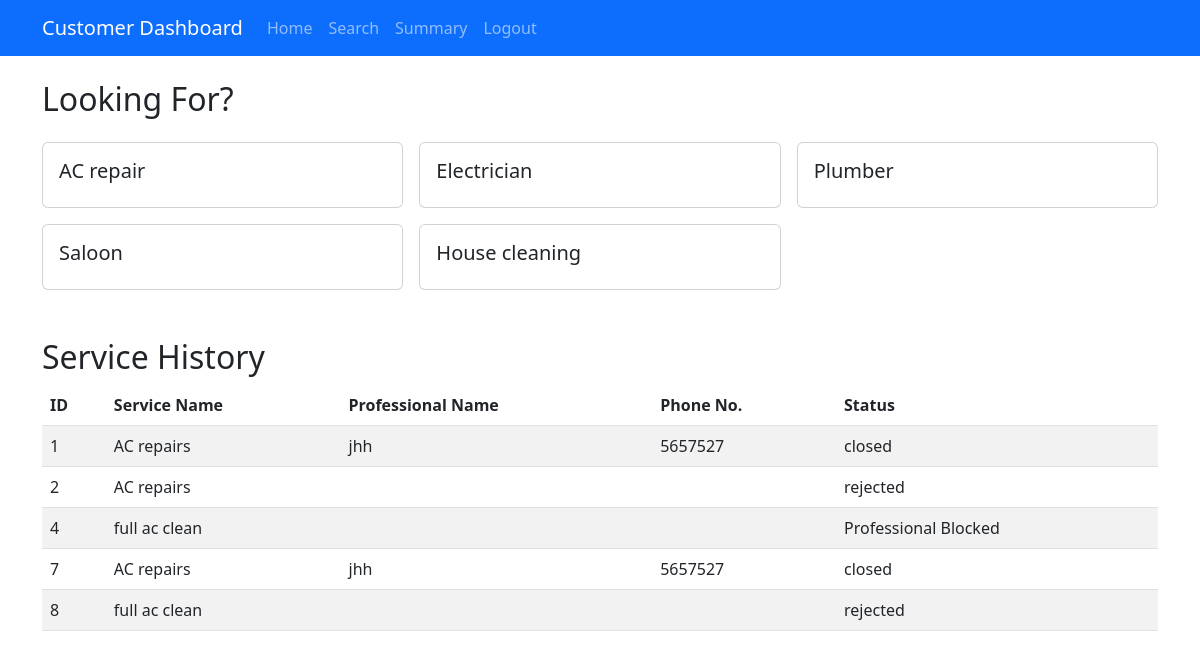
Page /C_DashBoard/1 on the committed database.
### app.py (models this page shows)
class Request(db.Model):
    __tablename__ = 'request'
    id = db.Column(db.Integer, primary_key=True,autoincrement=True)
    customer_id = db.Column(db.Integer, db.ForeignKey('Customer.id'), nullable=False)
    professional_id = db.Column(db.Integer, db.ForeignKey('Professional.id'), nullable=True)
    service_id = db.Column(db.Integer, db.ForeignKey('services.id'), nullable=False)
    status = db.Column(db.String(20), nullable=False)
    rating = db.Column(db.Integer, nullable=True)
    remarks = db.Column(db.String(600), nullable=True)
    hidden_from_professionals = db.relationship('Professional', secondary=hidden_requests, backref='hidden_requests')
    customer = db.relationship('Customer', backref='requests')
    professional = db.relationship('Professional', backref='requests')
    service = db.relationship('Service', backref='requests')

class Service(db.Model):
    __tablename__ = 'services'
    id = db.Column(db.Integer, primary_key=True,autoincrement=True)
    name = db.Column(db.String(255), nullable=False)
    description = db.Column(db.String(255), nullable=True)
    price = db.Column(db.Float, nullable=False)
    categorie = db.Column(db.String(255), nullable=False)

class Professional(db.Model):
    __tablename__ = 'Professional'
    id = db.Column(db.Integer, primary_key=True,autoincrement=True)
    login_id = db.Column(db.Integer, db.ForeignKey('login.id'), nullable=False)  # Foreign key
    fullname = db.Column(db.String(150), nullable=False)
    service_id = db.Column(db.Integer, db.ForeignKey('services.id'), nullable=False)  # Foreign key
    experience = db.Column(db.Integer, nullable=False)
    address = db.Column(db.String(250), nullable=False)
    pincode = db.Column(db.String(10), nullable=False)
    number = db.Column(db.Integer, nullable=False, unique=True)
    service = db.relationship('Service', backref='Professionals')
    status = db.Column(db.String(20), nullable=False)
    rating = db.Column(db.Integer, nullable=True)

### app.py (the view)
@app.route("/C_DashBoard/<int:C_id>", methods=["GET", "POST"])
def C_DashBoard(C_id):
    history = Request.query.filter_by(customer_id=C_id).all()
    return render_template("C_DashBoard.html", service1=categories, history=history,C_id=C_id)

### templates/C_Dashboard.html (shortened to what this page needs)
<!DOCTYPE html>
<html lang="en">
<head>
    <link href="https://cdn.jsdelivr.net/npm/bootstrap@5.3.0/dist/css/bootstrap.min.css" rel="stylesheet">
</head>
<body>
    <nav class="navbar navbar-expand-lg navbar-dark bg-primary">
        <div class="container">
            <a class="navbar-brand" href="#">Customer Dashboard</a>
            <div class="collapse navbar-collapse" id="navbarNav">
                <ul class="navbar-nav">
                    <li class="nav-item"><a class="nav-link" href="/C_DashBoard/{{C_id}}">Home</a></li>
                    <li class="nav-item"><a class="nav-link" href="/C_Search/{{C_id}}">Search</a></li>
                    <li class="nav-item"><a class="nav-link" href="/C_summary/{{C_id}}">Summary</a></li>
                    <li class="nav-item"><a class="nav-link" href="/login">Logout</a></li>
                </ul>
            </div>
        </div>
    </nav>
    <div class="container mt-4">
        <section class="mb-5">
            <h2>Looking For?</h2>
            <div class="row g-3 mt-2">
                {% for service in service1 %}
                <div class="col-md-4">
                    <div class="card h-100" style="cursor: pointer;" onclick="window.location.href='{{ url_for('Booking', C_id=C_id, cato=service) }}'">
                        <div class="card-body">
                            <h5 class="card-title">{{service}}</h5>
                        </div>
                    </div>
                </div>
                {% endfor %}
            </div>
        </section>
        <section>
            <h2>Service History</h2>
            <div class="table-responsive">
                <table class="table table-striped">
                    <thead>
                        <tr>
                            <th>ID</th>
                            <th>Service Name</th>
                            <th>Professional Name</th>
                            <th>Phone No.</th>
                            <th>Status</th>
                        </tr>
                    </thead>
                    <tbody>
                        {% for i in history %}
                        <tr>
                            <td>{{ i.id }}</td>
                            <td>{{ i.service.name }}</td>
                            <td>{{ i.professional.fullname }}</td>
                            <td>{{ i.professional.number }}</td>
                            {%if i.status == 'close it' %}
                            <td><button class="btn btn-primary btn-sm" onclick="window.location.href='{{ url_for('service_remarks', C_id=C_id, request_id=i.id) }}'">{{ i.status }}</button></td>
                            {% else %}
                            <td>{{ i.status }}</td>
                            {% endif %}
                        </tr>
                        {% endfor %}
                    </tbody>
                </table>
            </div>
        </section>
    </div>
</body>
</html>

### rows in the picture
Request: id "1", service.name "AC repairs", professional.fullname "jhh", professional.number "5657527", status "closed"
Request: id "2", service.name "AC repairs", status "rejected"
Request: id "4", service.name "full ac clean", status "Professional Blocked"
Request: id "7", service.name "AC repairs", professional.fullname "jhh", professional.number "5657527", status "closed"
Request: id "8", service.name "full ac clean", status "rejected"

### other values in the picture
{{ service }} "AC repair" "Electrician" "Plumber" "Saloon" "House cleaning"
